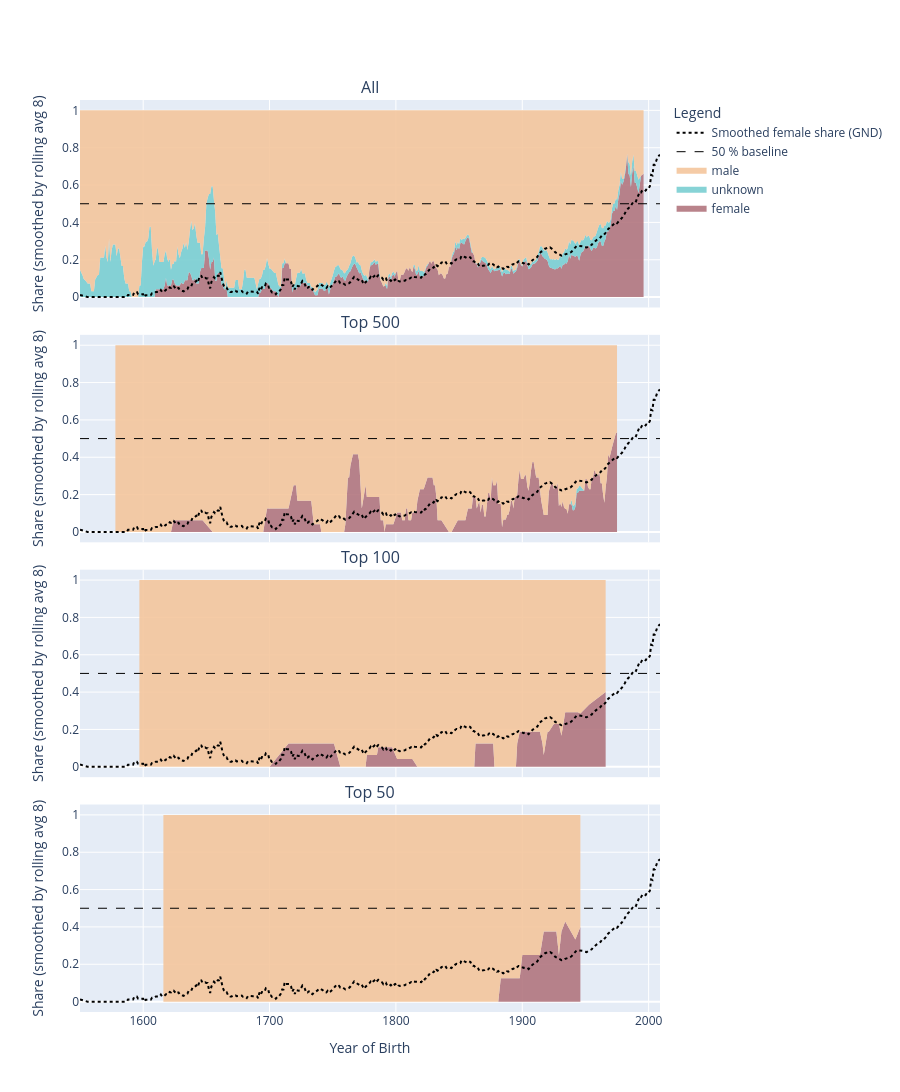

The cell this chart's notebook holds for it:
### Code cell
color_map_subplots = {
    "male": "rgba(244, 198, 157, 0.9)",
    "female": "rgba(178, 118, 127, 0.9)",
    "unknown": "rgba(123,207,210, 0.9)",
    "male, female": "rgba(198, 225, 246, 0.9)"
}

# Define function
def prepare_pivot(df):
    counts = (
        df.groupby(["GND_birth", "GND_gender"])
          .size()
          .reset_index(name="count")
    )

    counts["total"] = counts.groupby("GND_birth")["count"].transform("sum")
    counts["share"] = counts["count"] / counts["total"]

    pivot = counts.pivot(index="GND_birth", columns="GND_gender", values="share").fillna(0)

    # Ordnung + smoothing
    cols = [c for c in ["female", "unknown", "male"] if c in pivot.columns]
    pivot = pivot[cols]
    pivot_smooth = pivot.rolling(window=8, min_periods=1, center=True).mean()

    return pivot_smooth


# Subsets
datasets = [
    ("All", data.head(6000)),
    ("Top 500",  data.head(500)),
    ("Top 100",  data.head(100)),
    ("Top 50",   data.head(50))
]

# Create Subplots
fig = make_subplots(
    rows=4, cols=1,
    shared_xaxes=True,
    vertical_spacing=0.03,
    subplot_titles=[name for name, _ in datasets]
)

# for every top n
for i, (title, df_subset) in enumerate(datasets, start=1):
    pivot = prepare_pivot(df_subset)

    # Stacked Areas
    for gender in pivot.columns:
        fig.add_trace(
            go.Scatter(
                x=pivot.index,
                y=pivot[gender],
                stackgroup="one",
                mode="none",
                name=gender,
                fillcolor=color_map_subplots[gender],
                showlegend=True if i == 1 else False
            ),
            row=i, col=1
        )

    # 50%-Line
    fig.add_hline(
        y=0.5,
        line_width=1,
        line_dash="dash",
        line_color="black",
        row=i,
        col=1
    )

    # Line Female Share overall
    fig.add_scatter(
        x=baseline_female_smooth.index,
        y=baseline_female_smooth.values,
        mode="lines",
        line=dict(color="black", width=2, dash="dot"),
        showlegend=False,
        row=i,
        col=1
    )

# Dummy-Traces for Legend

# 50%
fig.add_trace(go.Scatter(
    x=[None], y=[None],
    mode="lines",
    line=dict(width=1, dash="dash", color="black"),
    name="50 % baseline",
    showlegend=True
))

# Overall female share
fig.add_trace(go.Scatter(
    x=[None], y=[None],
    mode="lines",
    line=dict(width=2, dash="dot", color="black"),
    name="Smoothed female share (GND)",
    showlegend=True
))


# Layout - Achsen

# Y-Axes
for r in range(1, 5):
    fig.update_yaxes(title_text="Share (smoothed by rolling avg 8)", row=r, col=1)

# X-Axes
fig.update_xaxes(title_text="Year of Birth", row=4, col=1)

for r in range(1, 4):
    fig.update_xaxes(title_text="", row=r, col=1)

fig.update_layout(
    height=1450,
    showlegend=True,
    legend_title_text="Legend",
)

fig.show()

### Figure 1 — Plotly figure (JSON) as saved in the notebook; plotly's stock layout.template omitted (floating-point values rounded to 4 significant figures; data arrays with more than 128 entries replaced by an {"elided": "..."} marker saying what was removed)
{"data": [{"fillcolor": "rgba(178, 118, 127, 0.9)", "mode": "none", "name": "female", "showlegend": true, "stackgroup": "one", "type": "scatter", "x": {"elided": "431 int values"}, "xaxis": "x", "y": {"elided": "431 float values"}, "yaxis": "y"}, {"fillcolor": "rgba(123,207,210, 0.9)", "mode": "none", "name": "unknown", "showlegend": true, "stackgroup": "one", "type": "scatter", "x": {"elided": "431 int values"}, "xaxis": "x", "y": {"elided": "431 float values"}, "yaxis": "y"}, {"fillcolor": "rgba(244, 198, 157, 0.9)", "mode": "none", "name": "male", "showlegend": true, "stackgroup": "one", "type": "scatter", "x": {"elided": "431 int values"}, "xaxis": "x", "y": {"elided": "431 float values"}, "yaxis": "y"}, {"line": {"color": "black", "dash": "dot", "width": 2}, "mode": "lines", "showlegend": false, "type": "scatter", "x": {"elided": "459 int values"}, "xaxis": "x", "y": {"elided": "459 float values"}, "yaxis": "y"}, {"fillcolor": "rgba(178, 118, 127, 0.9)", "mode": "none", "name": "female", "showlegend": false, "stackgroup": "one", "type": "scatter", "x": {"elided": "217 int values"}, "xaxis": "x2", "y": {"elided": "217 float values"}, "yaxis": "y2"}, {"fillcolor": "rgba(123,207,210, 0.9)", "mode": "none", "name": "unknown", "showlegend": false, "stackgroup": "one", "type": "scatter", "x": {"elided": "217 int values"}, "xaxis": "x2", "y": {"elided": "217 float values"}, "yaxis": "y2"}, {"fillcolor": "rgba(244, 198, 157, 0.9)", "mode": "none", "name": "male", "showlegend": false, "stackgroup": "one", "type": "scatter", "x": {"elided": "217 int values"}, "xaxis": "x2", "y": {"elided": "217 float values"}, "yaxis": "y2"}, {"line": {"color": "black", "dash": "dot", "width": 2}, "mode": "lines", "showlegend": false, "type": "scatter", "x": {"elided": "459 int values"}, "xaxis": "x2", "y": {"elided": "459 float values"}, "yaxis": "y2"}, {"fillcolor": "rgba(178, 118, 127, 0.9)", "mode": "none", "name": "female", "showlegend": false, "stackgroup": "one", "type": "scatter", "x": [1597, 1616, 1622, 1635, 1700, 1715, 1724, 1729, 1730, 1733, 1744, 1749, 1751, 1756, 1759, 1763, 1770, 1772, 1773, 1776, 1777, 1778, 1781, 1785, 1786, 1788, 1791, 1797, 1801, 1804, 1805, 1813, 1817, 1819, 1825, 1831, 1842, 1844, 1862, 1863, 1864, 1868, 1869, 1871, 1874, 1875, 1877, 1878, 1880, 1881, 1883, 1886, 1887, 1889, 1890, 1893, 1894, 1895, 1896, 1898, 1899, 1900, 1901, 1906, 1911, 1914, 1916, 1917, 1920, 1921, 1925, 1926, 1927, 1929, 1931, 1934, 1942, 1944, 1946, 1953, 1966], "xaxis": "x3", "y": [0, 0, 0, 0, 0, 0.125, 0.125, 0.125, 0.125, 0.125, 0.125, 0.125, 0.125, 0, 0, 0, 0, 0, 0, 0, 0.0625, 0.0625, 0.0625, 0.0625, 0.1042, 0.1042, 0.1042, 0.1042, 0.04167, 0.04167, 0.04167, 0.04167, 0, 0, 0, 0, 0, 0, 0, 0.125, 0.125, 0.125, 0.125, 0.125, 0.125, 0.125, 0.125, 0, 0, 0, 0, 0, 0, 0, 0, 0, 0, 0, 0.125, 0.1875, 0.1875, 0.1875, 0.1875, 0.1875, 0.1875, 0.1875, 0.125, 0.0625, 0.1875, 0.1875, 0.2292, 0.2292, 0.2292, 0.2292, 0.1667, 0.2917, 0.2917, 0.2917, 0.2857, 0.3333, 0.4], "yaxis": "y3"}, {"fillcolor": "rgba(244, 198, 157, 0.9)", "mode": "none", "name": "male", "showlegend": false, "stackgroup": "one", "type": "scatter", "x": [1597, 1616, 1622, 1635, 1700, 1715, 1724, 1729, 1730, 1733, 1744, 1749, 1751, 1756, 1759, 1763, 1770, 1772, 1773, 1776, 1777, 1778, 1781, 1785, 1786, 1788, 1791, 1797, 1801, 1804, 1805, 1813, 1817, 1819, 1825, 1831, 1842, 1844, 1862, 1863, 1864, 1868, 1869, 1871, 1874, 1875, 1877, 1878, 1880, 1881, 1883, 1886, 1887, 1889, 1890, 1893, 1894, 1895, 1896, 1898, 1899, 1900, 1901, 1906, 1911, 1914, 1916, 1917, 1920, 1921, 1925, 1926, 1927, 1929, 1931, 1934, 1942, 1944, 1946, 1953, 1966], "xaxis": "x3", "y": [1, 1, 1, 1, 1, 0.875, 0.875, 0.875, 0.875, 0.875, 0.875, 0.875, 0.875, 1, 1, 1, 1, 1, 1, 1, 0.9375, 0.9375, 0.9375, 0.9375, 0.8958, 0.8958, 0.8958, 0.8958, 0.9583, 0.9583, 0.9583, 0.9583, 1, 1, 1, 1, 1, 1, 1, 0.875, 0.875, 0.875, 0.875, 0.875, 0.875, 0.875, 0.875, 1, 1, 1, 1, 1, 1, 1, 1, 1, 1, 1, 0.875, 0.8125, 0.8125, 0.8125, 0.8125, 0.8125, 0.8125, 0.8125, 0.875, 0.9375, 0.8125, 0.8125, 0.7708, 0.7708, 0.7708, 0.7708, 0.8333, 0.7083, 0.7083, 0.7083, 0.7143, 0.6667, 0.6], "yaxis": "y3"}, {"line": {"color": "black", "dash": "dot", "width": 2}, "mode": "lines", "showlegend": false, "type": "scatter", "x": {"elided": "459 int values"}, "xaxis": "x3", "y": {"elided": "459 float values"}, "yaxis": "y3"}, {"fillcolor": "rgba(178, 118, 127, 0.9)", "mode": "none", "name": "female", "showlegend": false, "stackgroup": "one", "type": "scatter", "x": [1616, 1622, 1729, 1733, 1744, 1749, 1756, 1759, 1763, 1770, 1772, 1773, 1776, 1777, 1778, 1788, 1791, 1797, 1804, 1805, 1813, 1817, 1819, 1831, 1844, 1862, 1871, 1874, 1875, 1878, 1880, 1881, 1883, 1886, 1898, 1900, 1914, 1917, 1926, 1927, 1929, 1931, 1934, 1942, 1946], "xaxis": "x4", "y": [0, 0, 0, 0, 0, 0, 0, 0, 0, 0, 0, 0, 0, 0, 0, 0, 0, 0, 0, 0, 0, 0, 0, 0, 0, 0, 0, 0, 0, 0, 0, 0, 0.125, 0.125, 0.125, 0.25, 0.25, 0.375, 0.375, 0.375, 0.25, 0.375, 0.4286, 0.3333, 0.4], "yaxis": "y4"}, {"fillcolor": "rgba(244, 198, 157, 0.9)", "mode": "none", "name": "male", "showlegend": false, "stackgroup": "one", "type": "scatter", "x": [1616, 1622, 1729, 1733, 1744, 1749, 1756, 1759, 1763, 1770, 1772, 1773, 1776, 1777, 1778, 1788, 1791, 1797, 1804, 1805, 1813, 1817, 1819, 1831, 1844, 1862, 1871, 1874, 1875, 1878, 1880, 1881, 1883, 1886, 1898, 1900, 1914, 1917, 1926, 1927, 1929, 1931, 1934, 1942, 1946], "xaxis": "x4", "y": [1, 1, 1, 1, 1, 1, 1, 1, 1, 1, 1, 1, 1, 1, 1, 1, 1, 1, 1, 1, 1, 1, 1, 1, 1, 1, 1, 1, 1, 1, 1, 1, 0.875, 0.875, 0.875, 0.75, 0.75, 0.625, 0.625, 0.625, 0.75, 0.625, 0.5714, 0.6667, 0.6], "yaxis": "y4"}, {"line": {"color": "black", "dash": "dot", "width": 2}, "mode": "lines", "showlegend": false, "type": "scatter", "x": {"elided": "459 int values"}, "xaxis": "x4", "y": {"elided": "459 float values"}, "yaxis": "y4"}, {"line": {"color": "black", "dash": "dash", "width": 1}, "mode": "lines", "name": "50 % baseline", "showlegend": true, "type": "scatter", "x": [null], "y": [null]}, {"line": {"color": "black", "dash": "dot", "width": 2}, "mode": "lines", "name": "Smoothed female share (GND)", "showlegend": true, "type": "scatter", "x": [null], "y": [null]}], "layout": {"annotations": [{"font": {"size": 16}, "showarrow": false, "text": "All", "x": 0.5, "xanchor": "center", "xref": "paper", "y": 1, "yanchor": "bottom", "yref": "paper"}, {"font": {"size": 16}, "showarrow": false, "text": "Top 500", "x": 0.5, "xanchor": "center", "xref": "paper", "y": 0.7425, "yanchor": "bottom", "yref": "paper"}, {"font": {"size": 16}, "showarrow": false, "text": "Top 100", "x": 0.5, "xanchor": "center", "xref": "paper", "y": 0.485, "yanchor": "bottom", "yref": "paper"}, {"font": {"size": 16}, "showarrow": false, "text": "Top 50", "x": 0.5, "xanchor": "center", "xref": "paper", "y": 0.2275, "yanchor": "bottom", "yref": "paper"}], "height": 1450, "legend": {"title": {"text": "Legend"}}, "shapes": [{"line": {"color": "black", "dash": "dash", "width": 1}, "type": "line", "x0": 0, "x1": 1, "xref": "x domain", "y0": 0.5, "y1": 0.5, "yref": "y"}, {"line": {"color": "black", "dash": "dash", "width": 1}, "type": "line", "x0": 0, "x1": 1, "xref": "x2 domain", "y0": 0.5, "y1": 0.5, "yref": "y2"}, {"line": {"color": "black", "dash": "dash", "width": 1}, "type": "line", "x0": 0, "x1": 1, "xref": "x3 domain", "y0": 0.5, "y1": 0.5, "yref": "y3"}, {"line": {"color": "black", "dash": "dash", "width": 1}, "type": "line", "x0": 0, "x1": 1, "xref": "x4 domain", "y0": 0.5, "y1": 0.5, "yref": "y4"}], "showlegend": true, "xaxis": {"anchor": "y", "domain": [0, 1], "matches": "x4", "showticklabels": false, "title": {"text": ""}}, "xaxis2": {"anchor": "y2", "domain": [0, 1], "matches": "x4", "showticklabels": false, "title": {"text": ""}}, "xaxis3": {"anchor": "y3", "domain": [0, 1], "matches": "x4", "showticklabels": false, "title": {"text": ""}}, "xaxis4": {"anchor": "y4", "domain": [0, 1], "title": {"text": "Year of Birth"}}, "yaxis": {"anchor": "x", "domain": [0.7725, 1], "title": {"text": "Share (smoothed by rolling avg 8)"}}, "yaxis2": {"anchor": "x2", "domain": [0.515, 0.7425], "title": {"text": "Share (smoothed by rolling avg 8)"}}, "yaxis3": {"anchor": "x3", "domain": [0.2575, 0.485], "title": {"text": "Share (smoothed by rolling avg 8)"}}, "yaxis4": {"anchor": "x4", "domain": [0, 0.2275], "title": {"text": "Share (smoothed by rolling avg 8)"}}}}
